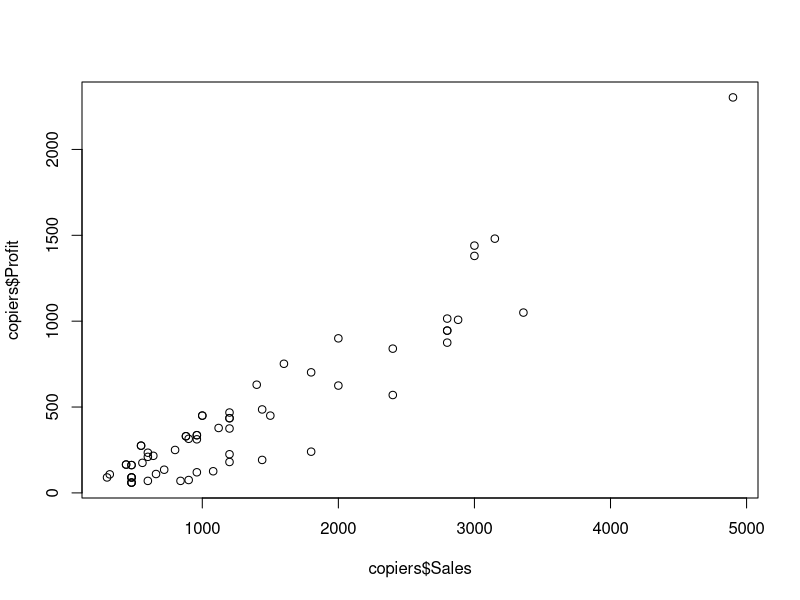

This chart was generated by the following R code: (Note: this script raises an error after producing the figure.)
## ---- chunk 1
knitr::opts_chunk$set(cache=TRUE)
options(scipen = 9999)
rm(list=ls())
## ---- chunk 2

## ---- chunk 3
attendance <- c(TRUE, T, FALSE, TRUE, 1, FALSE)

class(attendance)
print(attendance)
## ---- chunk 4
as.logical(c(TRUE, T, FALSE, TRUE, 1, FALSE))
## ---- chunk 5
attendance <- c(1, TRUE, 1, "TRUE")
print(attendance)
## ---- chunk 6
copiers <- read.csv("data_input/copiers.csv")
head(copiers, 3)
## ---- chunk 7
x <- 3

# if its jakarta data, move timezone by 1
# x <- x + 1

print(x)
## ---- chunk 8
# str = structure
str(copiers) 
## ---- chunk 9
summary(copiers)
## ---- chunk 10
summary(copiers$Ship.Mode)
table(copiers$Ship.Mode)
## ---- chunk 11
median(copiers$Sales)
## ---- chunk 12
table1 <- table("Shipment Mode"=copiers$Ship.Mode, "Customer"=copiers$Segment)
table1
## ---- chunk 13
prop.table(table1) * 100
## ---- chunk 14
summary(copiers$Segment)
## ---- chunk 15
copiers[c(6,8:10), c("Order.ID", "Quantity", "Profit")]
## ---- chunk 16
mean(copiers[,"Sales"])
## ---- chunk 17
mean(copiers$Sales)
## ---- chunk 18
copiers[copiers$Profit > 1000, c("Sales", "Profit", "Order.ID")]
## ---- chunk 19
corporate <- copiers[copiers$Segment == "Corporate", ]
mean(corporate$Profit)
## ---- chunk 20
corporate <- copiers[copiers$Segment == "Consumer", ]
mean(corporate$Profit)
## ---- chunk 21
colnames(copiers)
## ---- chunk 22
today <- "98/20/11"
today <- as.Date(today, format="%Y/%d/%m") 

print(today)
class(today)
## ---- chunk 23
cleaned <- copiers[,c(3:6,8:15)]
cleaned$Product.Name <- as.character(cleaned$Product.Name)
cleaned$Product.ID <- as.character(cleaned$Product.ID)
cleaned$Customer.ID <- as.character(cleaned$Customer.ID)
cleaned$Order.Date <- as.Date(cleaned$Order.Date, format="%m/%d/%y")
cleaned$Ship.Date <- as.Date(cleaned$Ship.Date, format="%m/%d/%y")
str(cleaned)
## ---- chunk 24
cond1 <- cleaned$Order.Date > as.Date("2016-12-31")
cond2 <- cleaned$Order.Date < as.Date("2017-07-01")

sum(cleaned[cond1 & cond2, "Profit"])
## ---- chunk 25
cleaned$Order.DOW <- weekdays(cleaned$Order.Date)
cleaned$Order.Month <- months(cleaned$Order.Date)
head(cleaned)
## ---- chunk 26
table(cleaned$Order.Month, cleaned$Order.DOW)
## ---- chunk 27
str(copiers)
## ---- chunk 28
# This is a comment
getwd()
# setwd(...)
## ---- chunk 29
activity <- "Programming"
activity == "programming"
print(paste(activity, "is one of the most therapeutic activity."))

# Object 'Activity' don't exist!
# print(Activity) will not work
## ---- chunk 30
vector1 <- c("learning", "data", "science", "in", 2019)
class(vector1)

vector2 <- c(1, FALSE, FALSE, 0)
class(vector2)
## ---- chunk 31
vector1
## ---- chunk 32
# your code here:

## ---- chunk 33
# Your code here:

## ---- chunk 34
# Your code here:

## ---- chunk 35
# Your code here

## ---- chunk 36
# Your code here:

## ---- chunk 37
# character
tempo <- c("Algoritma", "Thailand", "e-Commerce", "Bangkok")
# numeric
tempo <- c(-1, 1, 2, 3/4, 0.5)
# integer
tempo <- c(1L, 2L)
# integer
tempo <- 5:8
# logical
tempo <- c(TRUE, TRUE, FALSE)
## ---- chunk 38
categories <- factor(c("OfficeSupplies", "Computers", "Packaging", "Machinery", "Building"))
categories # levels are sorted alphabetically unless through the levels argument
## ---- chunk 39
copiers <- read.csv("data_input/copiers.csv")
head(copiers)
## ---- chunk 40
str(copiers)
## ---- chunk 41
head(copiers$Segment, 10)
## ---- chunk 42
copiers <- read.csv("data_input/copiers.csv")
copiers$Order.ID <- as.character(copiers$Order.ID)
copiers$Product.Name <- as.character(copiers$Product.Name)
copiers$Order.Date <- as.Date(copiers$Order.Date, format="%m/%d/%y")
str(copiers)
## ---- chunk 43
plot(x=copiers$Sales, y=copiers$Profit)
## ---- chunk 44
plot(x=copiers$Ship.Mode, y=copiers$Sales)
## ---- chunk 45
plot(copiers$Profit, type="l")
## ---- chunk 46
plot(x=copiers$Sales, 
     y=copiers$Profit, 
     col=copiers$Segment,
     pch=19)

legend("bottomright", legend=levels(copiers$Segment), fill=1:3)
## ---- chunk 47
# Practice with code here



## ---- chunk 48
realestate <- read.csv("data_input/realestate.csv")
head(realestate)
## ---- chunk 49
plot(copiers$Sales, copiers$Profit)
## ---- chunk 50
estimator <- lm(formula = Profit~Sales, data=copiers)
## ---- chunk 51
estimator$coefficients
## ---- chunk 52
plot(x=copiers$Sales, y=copiers$Profit)
# abline(-114.0625136, 0.4228588)
abline(estimator$coefficients[1],estimator$coefficients[2])
## ---- chunk 53
summary(estimator)
## ---- chunk 54
summary(estimator$residuals)
## ---- chunk 55
summary(estimator)[[4]]
-114.0625136/32.62742800
## ---- chunk 56
summary(estimator)[[4]]
## ---- chunk 57
summary(estimator)
## ---- chunk 58
-114.06251 + 0.42286 * 3000
## ---- chunk 59
# assuming we want to estimagte the profit on 4 different transactions, at varying level of price point
transaction_today <- data.frame(Sales=c(1000,500,700,3000))
## ---- chunk 60
predict(estimator,transaction_today)
## ---- chunk 61
estimator <- lm(Profit ~ Sales, copiers)
summary(estimator)$r.squared
## ---- chunk 62
predict <- predict(estimator)
actual <- copiers$Profit
r2 <- 1 - ( sum((actual-predict)^2)/sum((actual-mean(actual))^2) )
r2
## ---- chunk 63
sum((actual-predict)^2)
sum(resid(estimator)^2)
